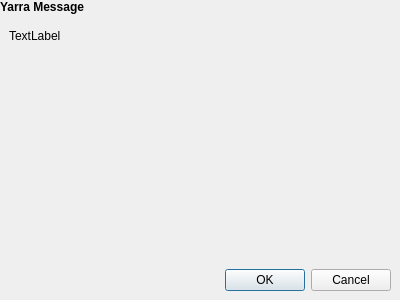
<?xml version="1.0" encoding="UTF-8"?>
<ui version="4.0">
 <class>rdsMailboxWindow</class>
 <widget class="QDialog" name="rdsMailboxWindow">
  <property name="geometry">
   <rect>
    <x>0</x>
    <y>0</y>
    <width>400</width>
    <height>300</height>
   </rect>
  </property>
  <property name="windowTitle">
   <string>Dialog</string>
  </property>
  <layout class="QVBoxLayout" name="verticalLayout">
   <property name="leftMargin">
    <number>0</number>
   </property>
   <property name="topMargin">
    <number>0</number>
   </property>
   <property name="rightMargin">
    <number>0</number>
   </property>
   <property name="bottomMargin">
    <number>0</number>
   </property>
   <item>
    <widget class="QLabel" name="titleLabel">
     <property name="sizePolicy">
      <sizepolicy hsizetype="Preferred" vsizetype="Fixed">
       <horstretch>0</horstretch>
       <verstretch>0</verstretch>
      </sizepolicy>
     </property>
     <property name="palette">
      <palette>
       <active>
        <colorrole role="WindowText">
         <brush brushstyle="SolidPattern">
          <color alpha="255">
           <red>0</red>
           <green>0</green>
           <blue>0</blue>
          </color>
         </brush>
        </colorrole>
        <colorrole role="Button">
         <brush brushstyle="SolidPattern">
          <color alpha="255">
           <red>85</red>
           <green>255</green>
           <blue>0</blue>
          </color>
         </brush>
        </colorrole>
        <colorrole role="Light">
         <brush brushstyle="SolidPattern">
          <color alpha="255">
           <red>170</red>
           <green>255</green>
           <blue>127</blue>
          </color>
         </brush>
        </colorrole>
        <colorrole role="Midlight">
         <brush brushstyle="SolidPattern">
          <color alpha="255">
           <red>127</red>
           <green>255</green>
           <blue>63</blue>
          </color>
         </brush>
        </colorrole>
        <colorrole role="Dark">
         <brush brushstyle="SolidPattern">
          <color alpha="255">
           <red>42</red>
           <green>127</green>
           <blue>0</blue>
          </color>
         </brush>
        </colorrole>
        <colorrole role="Mid">
         <brush brushstyle="SolidPattern">
          <color alpha="255">
           <red>56</red>
           <green>170</green>
           <blue>0</blue>
          </color>
         </brush>
        </colorrole>
        <colorrole role="Text">
         <brush brushstyle="SolidPattern">
          <color alpha="255">
           <red>0</red>
           <green>0</green>
           <blue>0</blue>
          </color>
         </brush>
        </colorrole>
        <colorrole role="BrightText">
         <brush brushstyle="SolidPattern">
          <color alpha="255">
           <red>255</red>
           <green>255</green>
           <blue>255</blue>
          </color>
         </brush>
        </colorrole>
        <colorrole role="ButtonText">
         <brush brushstyle="SolidPattern">
          <color alpha="255">
           <red>0</red>
           <green>0</green>
           <blue>0</blue>
          </color>
         </brush>
        </colorrole>
        <colorrole role="Base">
         <brush brushstyle="SolidPattern">
          <color alpha="255">
           <red>255</red>
           <green>255</green>
           <blue>255</blue>
          </color>
         </brush>
        </colorrole>
        <colorrole role="Window">
         <brush brushstyle="SolidPattern">
          <color alpha="255">
           <red>85</red>
           <green>255</green>
           <blue>0</blue>
          </color>
         </brush>
        </colorrole>
        <colorrole role="Shadow">
         <brush brushstyle="SolidPattern">
          <color alpha="255">
           <red>0</red>
           <green>0</green>
           <blue>0</blue>
          </color>
         </brush>
        </colorrole>
        <colorrole role="AlternateBase">
         <brush brushstyle="SolidPattern">
          <color alpha="255">
           <red>170</red>
           <green>255</green>
           <blue>127</blue>
          </color>
         </brush>
        </colorrole>
        <colorrole role="ToolTipBase">
         <brush brushstyle="SolidPattern">
          <color alpha="255">
           <red>255</red>
           <green>255</green>
           <blue>220</blue>
          </color>
         </brush>
        </colorrole>
        <colorrole role="ToolTipText">
         <brush brushstyle="SolidPattern">
          <color alpha="255">
           <red>0</red>
           <green>0</green>
           <blue>0</blue>
          </color>
         </brush>
        </colorrole>
       </active>
       <inactive>
        <colorrole role="WindowText">
         <brush brushstyle="SolidPattern">
          <color alpha="255">
           <red>0</red>
           <green>0</green>
           <blue>0</blue>
          </color>
         </brush>
        </colorrole>
        <colorrole role="Button">
         <brush brushstyle="SolidPattern">
          <color alpha="255">
           <red>85</red>
           <green>255</green>
           <blue>0</blue>
          </color>
         </brush>
        </colorrole>
        <colorrole role="Light">
         <brush brushstyle="SolidPattern">
          <color alpha="255">
           <red>170</red>
           <green>255</green>
           <blue>127</blue>
          </color>
         </brush>
        </colorrole>
        <colorrole role="Midlight">
         <brush brushstyle="SolidPattern">
          <color alpha="255">
           <red>127</red>
           <green>255</green>
           <blue>63</blue>
          </color>
         </brush>
        </colorrole>
        <colorrole role="Dark">
         <brush brushstyle="SolidPattern">
          <color alpha="255">
           <red>42</red>
           <green>127</green>
           <blue>0</blue>
          </color>
         </brush>
        </colorrole>
        <colorrole role="Mid">
         <brush brushstyle="SolidPattern">
          <color alpha="255">
           <red>56</red>
           <green>170</green>
           <blue>0</blue>
          </color>
         </brush>
        </colorrole>
        <colorrole role="Text">
         <brush brushstyle="SolidPattern">
          <color alpha="255">
           <red>0</red>
           <green>0</green>
           <blue>0</blue>
          </color>
         </brush>
        </colorrole>
        <colorrole role="BrightText">
         <brush brushstyle="SolidPattern">
          <color alpha="255">
           <red>255</red>
           <green>255</green>
           <blue>255</blue>
          </color>
         </brush>
        </colorrole>
        <colorrole role="ButtonText">
         <brush brushstyle="SolidPattern">
          <color alpha="255">
           <red>0</red>
           <green>0</green>
           <blue>0</blue>
          </color>
         </brush>
        </colorrole>
        <colorrole role="Base">
         <brush brushstyle="SolidPattern">
          <color alpha="255">
           <red>255</red>
           <green>255</green>
           <blue>255</blue>
          </color>
         </brush>
        </colorrole>
        <colorrole role="Window">
         <brush brushstyle="SolidPattern">
          <color alpha="255">
           <red>85</red>
           <green>255</green>
           <blue>0</blue>
          </color>
         </brush>
        </colorrole>
        <colorrole role="Shadow">
         <brush brushstyle="SolidPattern">
          <color alpha="255">
           <red>0</red>
           <green>0</green>
           <blue>0</blue>
          </color>
         </brush>
        </colorrole>
        <colorrole role="AlternateBase">
         <brush brushstyle="SolidPattern">
          <color alpha="255">
           <red>170</red>
           <green>255</green>
           <blue>127</blue>
          </color>
         </brush>
        </colorrole>
        <colorrole role="ToolTipBase">
         <brush brushstyle="SolidPattern">
          <color alpha="255">
           <red>255</red>
           <green>255</green>
           <blue>220</blue>
          </color>
         </brush>
        </colorrole>
        <colorrole role="ToolTipText">
         <brush brushstyle="SolidPattern">
          <color alpha="255">
           <red>0</red>
           <green>0</green>
           <blue>0</blue>
          </color>
         </brush>
        </colorrole>
       </inactive>
       <disabled>
        <colorrole role="WindowText">
         <brush brushstyle="SolidPattern">
          <color alpha="255">
           <red>42</red>
           <green>127</green>
           <blue>0</blue>
          </color>
         </brush>
        </colorrole>
        <colorrole role="Button">
         <brush brushstyle="SolidPattern">
          <color alpha="255">
           <red>85</red>
           <green>255</green>
           <blue>0</blue>
          </color>
         </brush>
        </colorrole>
        <colorrole role="Light">
         <brush brushstyle="SolidPattern">
          <color alpha="255">
           <red>170</red>
           <green>255</green>
           <blue>127</blue>
          </color>
         </brush>
        </colorrole>
        <colorrole role="Midlight">
         <brush brushstyle="SolidPattern">
          <color alpha="255">
           <red>127</red>
           <green>255</green>
           <blue>63</blue>
          </color>
         </brush>
        </colorrole>
        <colorrole role="Dark">
         <brush brushstyle="SolidPattern">
          <color alpha="255">
           <red>42</red>
           <green>127</green>
           <blue>0</blue>
          </color>
         </brush>
        </colorrole>
        <colorrole role="Mid">
         <brush brushstyle="SolidPattern">
          <color alpha="255">
           <red>56</red>
           <green>170</green>
           <blue>0</blue>
          </color>
         </brush>
        </colorrole>
        <colorrole role="Text">
         <brush brushstyle="SolidPattern">
          <color alpha="255">
           <red>42</red>
           <green>127</green>
           <blue>0</blue>
          </color>
         </brush>
        </colorrole>
        <colorrole role="BrightText">
         <brush brushstyle="SolidPattern">
          <color alpha="255">
           <red>255</red>
           <green>255</green>
           <blue>255</blue>
          </color>
         </brush>
        </colorrole>
        <colorrole role="ButtonText">
         <brush brushstyle="SolidPattern">
          <color alpha="255">
           <red>42</red>
           <green>127</green>
           <blue>0</blue>
          </color>
         </brush>
        </colorrole>
        <colorrole role="Base">
         <brush brushstyle="SolidPattern">
          <color alpha="255">
           <red>85</red>
           <green>255</green>
           <blue>0</blue>
          </color>
         </brush>
        </colorrole>
        <colorrole role="Window">
         <brush brushstyle="SolidPattern">
          <color alpha="255">
           <red>85</red>
           <green>255</green>
           <blue>0</blue>
          </color>
         </brush>
        </colorrole>
        <colorrole role="Shadow">
         <brush brushstyle="SolidPattern">
          <color alpha="255">
           <red>0</red>
           <green>0</green>
           <blue>0</blue>
          </color>
         </brush>
        </colorrole>
        <colorrole role="AlternateBase">
         <brush brushstyle="SolidPattern">
          <color alpha="255">
           <red>85</red>
           <green>255</green>
           <blue>0</blue>
          </color>
         </brush>
        </colorrole>
        <colorrole role="ToolTipBase">
         <brush brushstyle="SolidPattern">
          <color alpha="255">
           <red>255</red>
           <green>255</green>
           <blue>220</blue>
          </color>
         </brush>
        </colorrole>
        <colorrole role="ToolTipText">
         <brush brushstyle="SolidPattern">
          <color alpha="255">
           <red>0</red>
           <green>0</green>
           <blue>0</blue>
          </color>
         </brush>
        </colorrole>
       </disabled>
      </palette>
     </property>
     <property name="font">
      <font>
       <weight>75</weight>
       <bold>true</bold>
      </font>
     </property>
     <property name="autoFillBackground">
      <bool>false</bool>
     </property>
     <property name="text">
      <string>Yarra Message</string>
     </property>
     <property name="margin">
      <number>9</number>
     </property>
    </widget>
   </item>
   <item>
    <layout class="QVBoxLayout" name="verticalLayout_2">
     <property name="leftMargin">
      <number>9</number>
     </property>
     <property name="topMargin">
      <number>9</number>
     </property>
     <property name="rightMargin">
      <number>9</number>
     </property>
     <property name="bottomMargin">
      <number>9</number>
     </property>
     <item>
      <widget class="QLabel" name="messageText">
       <property name="text">
        <string>TextLabel</string>
       </property>
       <property name="alignment">
        <set>Qt::AlignLeading|Qt::AlignLeft|Qt::AlignTop</set>
       </property>
       <property name="margin">
        <number>0</number>
       </property>
      </widget>
     </item>
     <item>
      <widget class="QDialogButtonBox" name="buttonBox">
       <property name="orientation">
        <enum>Qt::Horizontal</enum>
       </property>
       <property name="standardButtons">
        <set>QDialogButtonBox::Cancel|QDialogButtonBox::Ok</set>
       </property>
      </widget>
     </item>
    </layout>
   </item>
  </layout>
 </widget>
 <resources/>
 <connections>
  <connection>
   <sender>buttonBox</sender>
   <signal>accepted()</signal>
   <receiver>rdsMailboxWindow</receiver>
   <slot>accept()</slot>
   <hints>
    <hint type="sourcelabel">
     <x>248</x>
     <y>254</y>
    </hint>
    <hint type="destinationlabel">
     <x>157</x>
     <y>274</y>
    </hint>
   </hints>
  </connection>
  <connection>
   <sender>buttonBox</sender>
   <signal>rejected()</signal>
   <receiver>rdsMailboxWindow</receiver>
   <slot>reject()</slot>
   <hints>
    <hint type="sourcelabel">
     <x>316</x>
     <y>260</y>
    </hint>
    <hint type="destinationlabel">
     <x>286</x>
     <y>274</y>
    </hint>
   </hints>
  </connection>
 </connections>
</ui>
